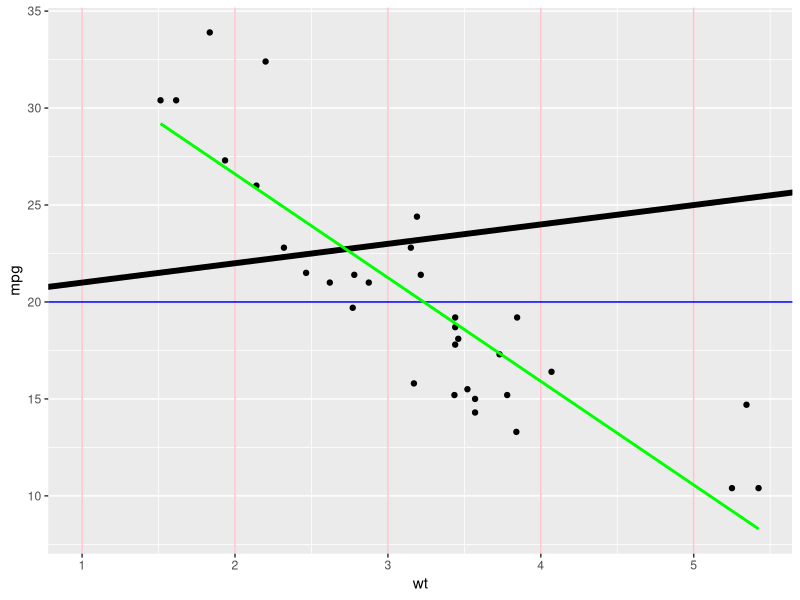
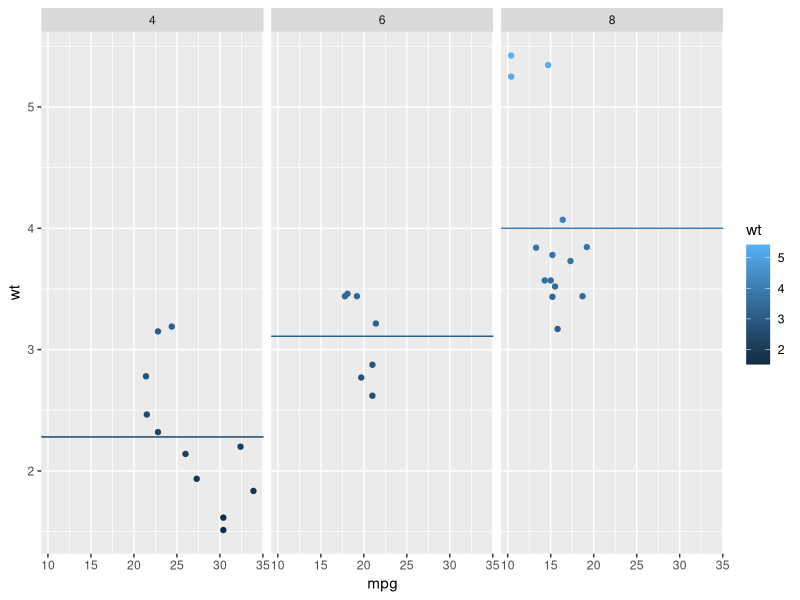

Write R code to recreate these figures, in order.
## ---- chunk 1
knitr::opts_chunk$set(echo = TRUE)
## ---- chunk 2
library(ggplot2)

ggplot(mtcars, aes(wt, mpg)) + geom_point() +
  geom_vline(xintercept = 1:5,colour = "pink") + 
  geom_hline(yintercept = 20,colour = "blue") + 
  geom_abline(intercept = 20,size = 2) +
  geom_smooth(method = "lm", se = FALSE,colour = "green") 

mean_wt <- data.frame(cyl = c(4, 6, 8), wt = c(2.28, 3.11, 4.00))

ggplot(mtcars, aes(mpg, wt, colour = wt)) +
  geom_point() +
  geom_hline(aes(yintercept = wt, colour = wt), mean_wt) +
  facet_wrap(~ cyl)


